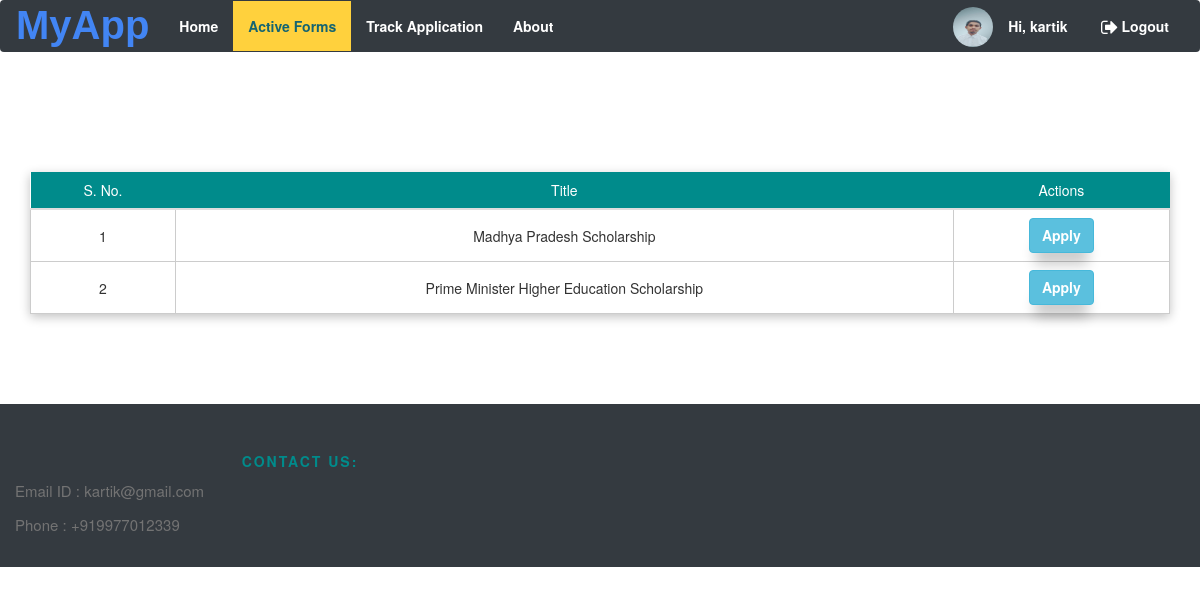
Page /content/scholarships/ (signed in) on the committed database.
### accounts/models.py (models this page shows, shortened)
class CustomUser(AbstractBaseUser, PermissionsMixin):
    GENDERS = (('M', 'Male'), ('F', 'Female'))
    ROLE_CHOICES = (
        ('Teacher', 'Teacher'),
        ('Faculty Advisor', 'Faculty Advisor'),
        ('Dean', 'Dean'),
        ('Head of department', 'Head of department'),
        ('Director', 'Director'),
        ('Admin', 'Admin'),
    )
    username = models.CharField(max_length=50, unique=True)
    email = models.EmailField(unique=True)
    first_name = models.CharField(max_length=100, blank=True)
    last_name = models.CharField(max_length=100, blank=True)
    mobile = models.CharField(max_length=10,
                              validators=[RegexValidator(regex=r'[0-9]{10}', message='Invalid Mobile Number')],
                              blank=True)
    role = models.CharField(max_length=50, choices=ROLE_CHOICES, default='S')
    gender = models.CharField(max_length=1, choices=GENDERS, default='M')
    registration_number = models.CharField('Registration number', max_length=7, unique=True,
                                           validators=[RegexValidator(regex=r'[a-zA-Z]{2}[0-9]{5}',
                                            message='Invalid Registration Number')], blank=True, null=True)
    department = models.ForeignKey('Department', verbose_name="Department", on_delete=models.CASCADE, blank=True, null=True)
    admin = models.CharField(max_length=1, default='N')
    password = models.CharField('password', max_length=128, validators=[validate_password])
    is_student = models.BooleanField(default=True, verbose_name='Student')
    is_active = models.BooleanField(default=True, verbose_name='Active',
                                    help_text='Designates whether this user should be treated as active. '
                                              'Unselect this instead of deleting accounts.')
    is_admin = models.BooleanField(default=False, verbose_name='Staff status',
                                   help_text='Designates whether the user can log into this admin site.')
    image = models.ImageField(default='download.jpg', upload_to='profile/')
    USERNAME_FIELD = 'username'
    EMAIL_FIELD = 'email'
    objects = CustomUserManager()

### content/models.py (models this page shows, shortened)
class Scholarship(models.Model):
    name = models.CharField(max_length=255, default='')
    abbreviation = models.CharField(max_length=10, default='')
    department = models.ForeignKey('accounts.Department', verbose_name="Department", on_delete=models.CASCADE, blank=True,
                                   null=True)
    receiver_authority_id = models.IntegerField(default=1)
    requirements_info = models.TextField(default='Requirement information needs to be updated.')
    max_step = models.IntegerField(default="1")

### content/views.py (the view)
@csrf_exempt
@login_required_message(message="You should be logged in, in order to perform this")
@login_required(login_url="/login/")
def Show_Scholarships(request):
    response = {}
    response['scholarships'] = Scholarship.objects.all()
    return render(request, 'content/all_scholarships.html', response)

### templates/content/all_scholarships.html (shortened to what this page needs)
{% extends 'base.html' %}
{% load static %}
{% block content3 %}"../media/{{ user.image }}"{% endblock content3 %}
{% block content %}
    <head>
        <link href="//netdna.bootstrapcdn.com/bootstrap/3.0.0/css/bootstrap.min.css" rel="stylesheet" id="bootstrap-css">
    </head>
    <body>
        <div class="site-section">
            <div class="container">
                <div>
                    <table class="table table-striped dt-responsive table-responsive-md" id="display_table">
                        <thead class="thead-dark">
                        <tr>
                            <th scope="col">S. No.</th>
                            <th scope="col">Title</th>
                            <th scope="col">Actions</th>
                        </tr>
                        </thead>
                        <tbody>
                        {% for i in scholarships %}
                            <tr>
                                <td style="vertical-align:middle">{{ forloop.counter }}</td>
                                <td style="vertical-align:middle">{{ i.name }}</td>
                                {% if user.is_authenticated and user.is_superuser %}
                                    <td scope="col">
                                        <a href="/content/scholarship_detail/{{ i.id }}" class="btn btn-success">Details</a>
                                    </td>
                                {% else %}
                                    <td scope="col">
                                            <a style="font-weight: bold"
                                               href="/content/scholarships/{{ i.id }}"
                                               class="btn btn-info">
                                               Apply</a>
                                    </td>
                                {% endif %}
                            </tr>
                        {% endfor %}
                        </tbody>
                    </table>
                </div>
            </div>
        </div>
    </body>
{% endblock content %}

### templates/base.html (shortened to what this page needs)
{% load static %}
<!DOCTYPE html>
<html>
<head>
    {% block head_css %}
        {% block head_css_site %}
            <link rel="stylesheet" href="{% static 'css/style.css' %}">
            <link rel="stylesheet" href="https://maxcdn.bootstrapcdn.com/bootstrap/3.4.1/css/bootstrap.min.css">
            <link rel="stylesheet" href="https://maxcdn.bootstrapcdn.com/font-awesome/4.5.0/css/font-awesome.min.css">
        {% endblock head_css_site %}
    {% endblock head_css %}
</head>
<body style="background-image: url("{% static "images/bg1.jpg" %}")>
<header>
    <nav style="margin-bottom: 50px; background-color:#343a40;font-size: 14px;z-index: 1000;"
         class="navbar  ">
        {%  if not user.is_authenticated %}
        <div class="container-fluid">
            <a id="nitadda" href="#" class="navbar-brand faa-pulse faa-slow animated" data-toggle="popover"
               data-trigger="focus" data-html="true" data-placement="bottom">
                <i class="fa fa-lg"><strong><span style="font-family: 'Product Sans',sans-serif;font-size:40px;"><span
                        class="g-blue">M</span><span
                        class="g-blue">y</span><span
                        class="g-blue">A</span><span
                        class="g-blue">p</span><span
                        class="g-blue">p</span></span></strong></i>
            </a>
            <div id="navbar1" class="navbar-collapse collapse">
                <ul id="mynav" class="nav navbar-nav">
                    <li class="active" {% if request.path == '/' %}style="background: #ffd13d"{% endif %}>
                        <a class="faa-parent animated-hover" href="/"
                            {% if request.path == '/' %}style="color: #146471;"{% endif %}>
                            Home
                        </a>
                    </li>
                    <li class="active" {% if request.path == '/content/about' %}style="background: #ffd13d"{% endif %}>
                        <a class="faa-parent animated-hover" href="/content/about"
                            {% if request.path == '/content/about' %}style="color: #146471;"{% endif %}>
                            About
                        </a>
                    </li>
                </ul>
                <ul id="rightnav" class="nav navbar-nav navbar-right">
                    <li {% if request.path == '/login/' %}style="background: #ffd13d"{% endif %}>
                        <a class="faa-parent animated-hover" href="/login">
                            <i class="fa fa-fw fa-lg fa-sign-in faa-tada faa-fast"></i>Login
                        </a>
                    </li>
                </ul>
            </div>
        </div>
        {% else %}
        {% if request.user.is_student %}
            <div class="container-fluid">
            <a id="nitadda" href="#" class="navbar-brand faa-pulse faa-slow animated" data-toggle="popover"
               data-trigger="focus" data-html="true" data-placement="bottom">
                <i class="fa fa-lg"><strong><span style="font-family: 'Product Sans',sans-serif;font-size:40px;"><span
                        class="g-blue">M</span><span
                        class="g-blue">y</span><span
                        class="g-blue">A</span><span
                        class="g-blue">p</span><span
                        class="g-blue">p</span></span></strong></i>
            </a>
            <div id="navbar1" class="navbar-collapse collapse">
                <ul id="mynav" class="nav navbar-nav">
                    <li class="active" {% if request.path == '/' %}style="background: #ffd13d"{% endif %}>
                        <a class="faa-parent animated-hover" href="/"
                            {% if request.path == '/' %}style="color: #146471;"{% endif %}>
                            Home
                        </a>
                    </li>
                    <li class="active" {% if request.path == '/content/scholarships/' %}style="background: #ffd13d"{% endif %}>
                        <a class="faa-parent animated-hover" href="/content/scholarships"
                            {% if request.path == '/content/scholarships/' %}style="color: #146471;"{% endif %}>
                            Active Forms
                        </a>
                    </li>
                    <li class="active" {% if request.path == '/track_application/' %}style="background: #ffd13d"{% endif %}>
                        <a class="faa-parent animated-hover" href="{% url 'content:Track_Application'%}"
                            {% if request.path == '/track_application/' %}style="color: #146471;"{% endif %}>
                            Track Application
                        </a>
                    </li>
                    <li class="active" {% if request.path == '/content/about' %}style="background: #ffd13d"{% endif %}>
                        <a class="faa-parent animated-hover" href="/content/about"
                            {% if request.path == '/content/about' %}style="color: #146471;"{% endif %}>
                            About
                        </a>
                    </li>
                </ul>
                <ul id="rightnav" class="nav navbar-nav navbar-right">
                    {% if user.is_authenticated %}
                        <li><img style="border-radius: 50%; float: right; margin-top: 6px"
                                 alt="Profile Picture"
                                 src={% block content3 %}"media/{{ user.image }}"{% endblock content3 %} height="40px"
                                 width="40px"></li>
                        <li {% if request.path == '/content/profile' %}style="background: #ffd13d"{% endif %}>
                            <a class="faa-parent animated-hover" href="/content/profile">
                                Hi, {{ request.user.first_name }}
                            </a>
                        </li>
                        <li>
                            <a class="faa-parent animated-hover" href="/logout">
                                <i class="fa fa-fw fa-lg fa-sign-out  faa-tada faa-fast"></i>Logout
                            </a>
                        </li>
                    {% else %}
                        <li {% if request.path == '/login/' %}style="background: #ffd13d"{% endif %}>
                            <a class="faa-parent animated-hover" href="/login">
                                <i class="fa fa-fw fa-lg fa-sign-in faa-tada faa-fast"></i>Login
                            </a>
                        </li>
                    {% endif %}
                </ul>
            </div>
        </div>
        {% endif %}
        {% endif %}
    </nav>
</header>
{% block content %}{% endblock content %}
<footer class="site-footer" style="background-color:#343a40;">
   <div class="container-fluid">
       <div class=" text-center row">
           <div class="col-sm-12 col-md-6">
                <h6 id="about">Contact Us:</h6>
                <p class="text-justify">Email ID : kartik@gmail.com</p>
               <p class="text-justify">Phone : +919977012339</p>
           </div>
       </div>
   </div>
</footer>
</body>
</html>

### static/css/style.css (style rules this page uses)
a { cursor: pointer; }
body { background-color: #EFECE9; }
.navbar .nav > li > a, .dropdown-content > a { color: white; font-size: 14px; font-weight: bold; text-decoration: none; }
footer { background-color: #4CB96B; }
.site-footer { background-color: black; padding: 45px 0 20px; font-size: 15px; line-height: 24px; color: #737373; }
.site-footer h6 { color: darkcyan; font-weight: bold; font-size: 14px; text-transform: uppercase; margin-top: 5px; letter-spacing: 2px }
.table { box-shadow: 0px 3px 10px 0px rgb(194, 194, 194); }
.table thead, .table th { font-weight: normal; color: white; font-size: 14px; text-align: center; background: darkcyan; }
.table tbody tr td { background: white; border: 1px solid #ccc; font-size: 14px; text-align: center; vertical-align: middle; }
@media (min-width: 1200px) { .container { width: 1170px; } }
@media (min-width: 992px) { .container { width: 970px; } }
@media (min-width: 768px) { .container { width: 750px; } }
.container { padding-right: 15px; padding-left: 15px; margin-right: auto; margin-left: auto; }
.g-blue { color: #4285F4; }
.btn { height: 35px; }
.btn { background-color:#3a9fff; border-radius: 20px; padding: 10px 25px; color: #fff; box-shadow: 0px 18px 13px -6px rgba(0, 0, 0,0.2); transition: all 0.4s; -webkit-transition: all 0.4s; -moz-transition: all 0.4s; -ms-transition: all 0.4s; -o-transition: all 0.4s; }
.site-section { padding: 2.5em 0; }
@media (min-width: 768px) { .site-section { padding: 5em 0; } }
.active { color: #146471; }
html, body { position: relative; margin: 0; padding: 0; }
body { background-color: #232323; }
body { background-color:#163a63; color:#163a63; }

### rows in the picture
CustomUser: image (picture), user.first_name "kartik"
Scholarship: name "Madhya Pradesh Scholarship"
Scholarship: name "Prime Minister Higher Education Scholarship"
